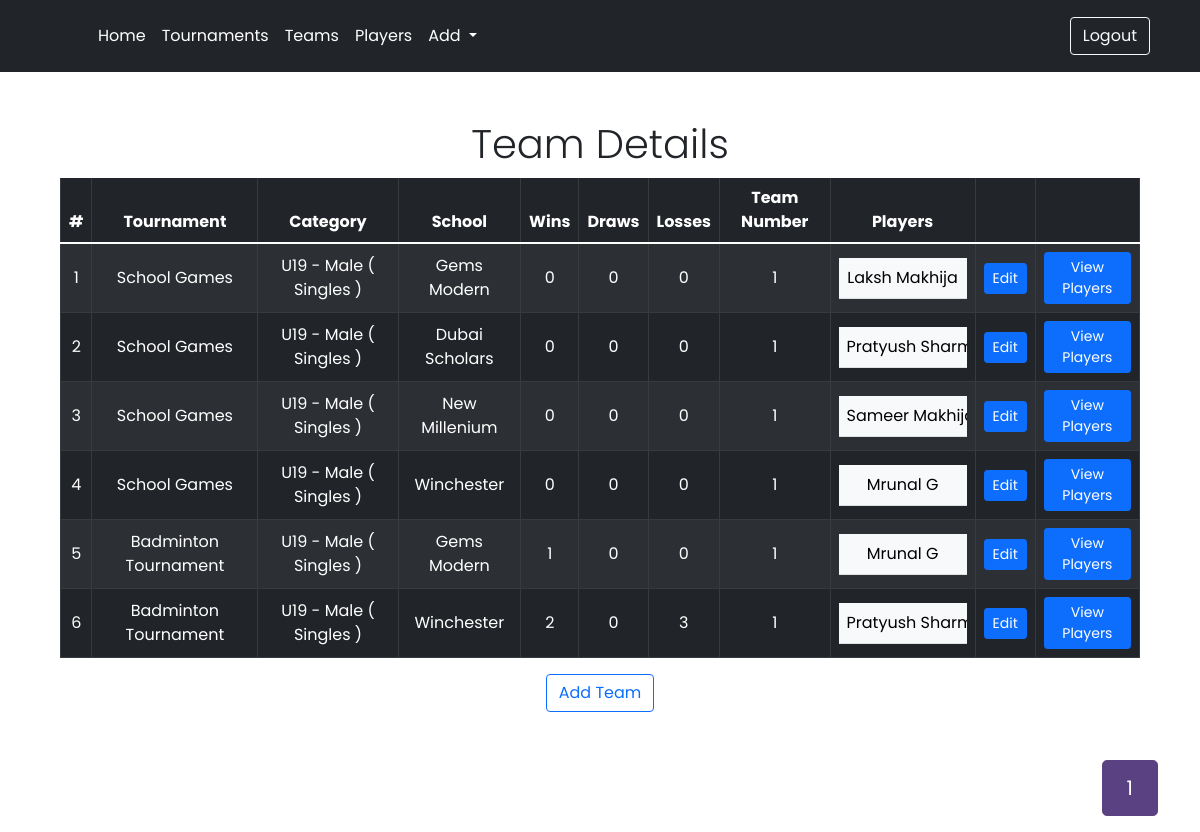
The page /team/details (signed in) on the database as committed earlier.
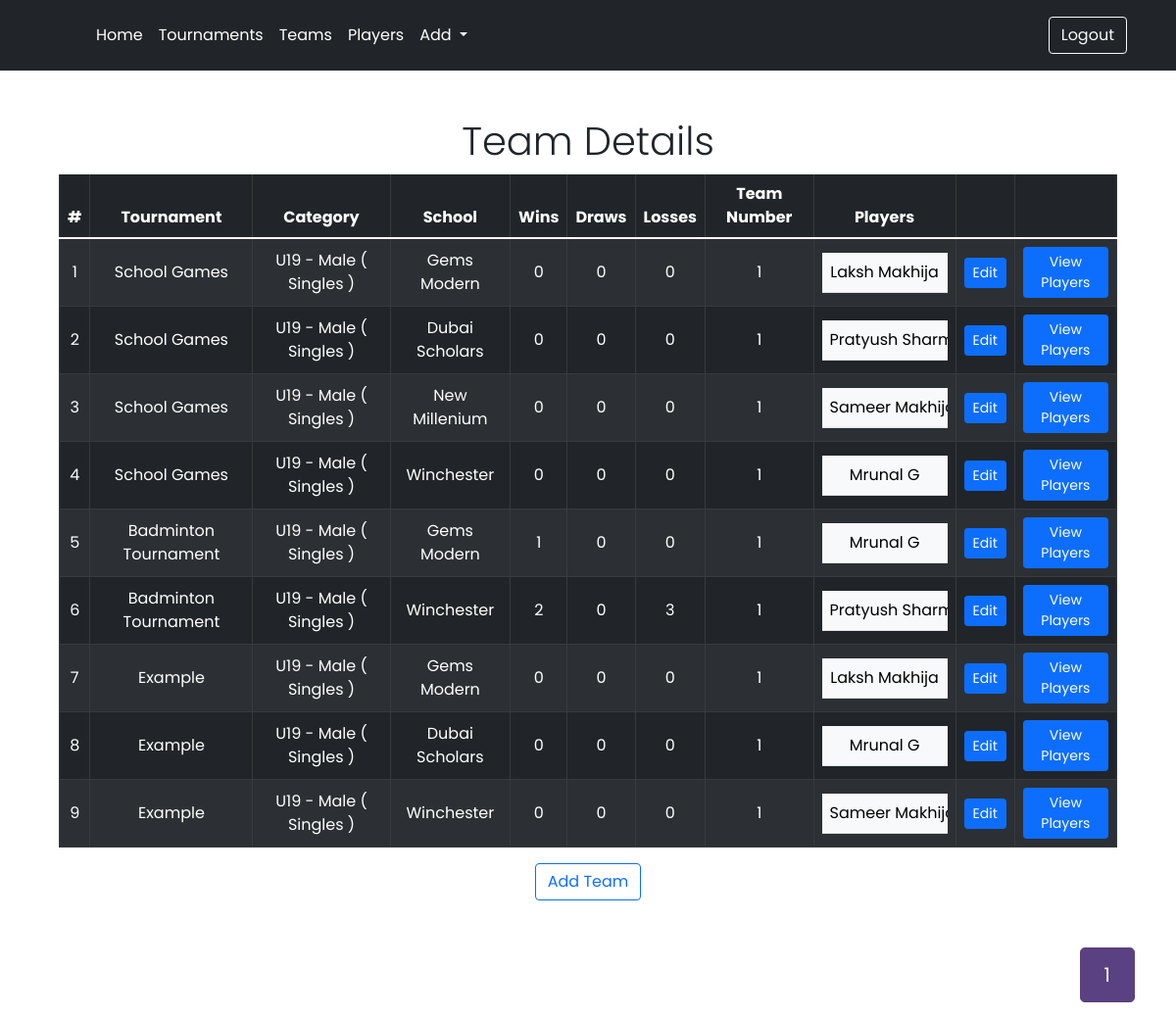
The same page on the database as committed later.
### TournamentTracker/models.py (models this page shows, shortened)
class Team(models.Model):
    tournament = models.ForeignKey(Tournament, on_delete=models.CASCADE, null=False, blank=False, default="", related_name="tournament_teams")
    category = models.ForeignKey(Category, on_delete=models.CASCADE, null=False, blank=False, default="")
    school = models.ForeignKey(School, on_delete=models.CASCADE, null=False, blank=False)
    wins = models.PositiveIntegerField(null=False, blank=False, default=0)
    draws = models.PositiveIntegerField(null=False, blank=False, default=0)
    losses = models.PositiveIntegerField(null=False, blank=False, default=0)
    players = models.ManyToManyField(Player, blank=False, related_name="team")
    team_num = models.PositiveSmallIntegerField(null=False, blank=False, default=1)

class Tournament(models.Model):
    STATUS = (('Not Started', 'Not Started'), ('Ongoing', 'Ongoing'), ('Ended', 'Ended'))
    name = models.CharField(max_length=255, null=False, blank=False, default="")
    sport = models.ForeignKey(Sport, on_delete=models.CASCADE, null=False, blank=False)
    winner = models.ForeignKey(School, on_delete=models.CASCADE, null=True, blank=True)
    start_date = models.DateField(null=False, blank=False)
    end_date = models.DateField(null=False, blank=False)
    categories = models.ManyToManyField(Category, related_name="category_tournaments", blank=False)
    event_types = models.ManyToManyField(EventType, related_name="event_tournaments", blank = False)
    schools = models.ManyToManyField(School, related_name="tournaments", blank = True)
    status = models.CharField(max_length=16, choices=STATUS, default='Not Started', null=True, blank=True)
    points_per_win = models.PositiveSmallIntegerField(default=1, null=True, blank=True)
    image = models.ImageField(null=True, blank=True, default="")
    def __str__(self):
        return self.name
    class Meta:
        	ordering = ('name',)

class Category(models.Model):
    gender_choices = (('Female', 'Female'), ('Male', 'Male'))
    age = models.PositiveIntegerField(default=0, null=False, blank=False)
    gender = models.CharField(max_length=6, default="", choices=gender_choices, null=False, blank=False)
    event = models.ForeignKey(EventType, on_delete=models.CASCADE, blank = True, null=True)
    def __str__(self):
        return "U" + str(self.age) + " - " + self.gender + " ( " + self.event.name + " )"

class EventType(models.Model):
    name = models.CharField(max_length=255, null=False, blank=False, default="")
    image = models.ImageField(null=True, blank=True, default="")
    class Meta:
        	ordering = ('name',)

class School(models.Model):
    name = models.CharField(max_length=255, null=False, blank=False, default="")
    logo = models.ImageField(null=True, blank=True, default="")
    points = models.PositiveIntegerField(null=False, blank=False, default=0)
    def __str__(self):
        return self.name
    class Meta:
        	ordering = ('name', 'points')

class Player(models.Model):
    first_name = models.CharField(max_length=100, null=False, blank=False, default="")
    last_name = models.CharField(max_length=100, null=False, blank=False, default="")
    def __str__(self):
        return self.first_name + " " + self.last_name

### TournamentTracker/views.py (the view)
# urls.py: path('team/details', login_required(views.TeamDetails.as_view()), name="details_team"),
class TeamDetails(generic.ListView):
    model = Team
    template_name = 'Tournament/details.html'
    paginate_by = 20
    extra_context = {
        'inner_template': "Tournament/details/teams.html",
        'title': 'Team',
        'add_url': 'add_team',
    }
    def get_context_data(self, **kwargs):
        context = super().get_context_data(**kwargs)
        if self.kwargs != {}:
            self.extra_context["add_url_parameter"] = self.kwargs['tournament_id']
        return context
    def get_queryset(self):
        print(self.kwargs)
        if self.kwargs != {}:
            return Team.objects.filter(tournament = self.kwargs['tournament_id'])
        return Team.objects.all()

### TournamentTracker/templates/Tournament/details.html (shortened to what this page needs)
{% extends "Tournament/layout.html" %} {% block body %}
<div
  class="container-fluid text-center my-5"
  style="padding: 0 5%"
>
  <h1 class="display-6">{{title}} Details</h1>
  <table class="table table-dark table-striped table-bordered">
    {% include inner_template %}
  </table>
  {% if add_url %}
    <a
      type="button"
      class="btn btn-outline-primary"
      {% if add_url_parameter %}
        href="{% url add_url add_url_parameter %}"
      {% else %}
        href="{% url add_url %}"
      {% endif %}
      >Add {{title}}</a
    >
  {% endif %}
</div>
<div class="container-sm">
  <nav aria-label="Page navigation example">
    <ul class="pagination pagination-lg justify-content-end">
      <li class="page-item active">
        <a class="page-link" href="?page={{ page_obj.number }}"
          >{{ page_obj.number }}</a
        >
      </li>
    </ul>
  </nav>
</div>
{% endblock %}

### TournamentTracker/templates/Tournament/layout.html (shortened to what this page needs)
{% load static %}
<!DOCTYPE html>
<html lang="en">
  <head>
    <link
      href="https://cdn.jsdelivr.net/npm/bootstrap@5.1.3/dist/css/bootstrap.min.css"
      rel="stylesheet"
    />
  </head>
  <body style="font-family: 'Poppins', sans-serif">
    <header class="p-3 bg-dark text-white">
      <div class="container">
        <div
          class="d-flex flex-wrap align-items-center justify-content-center justify-content-lg-start"
        >
          <a
            href="/"
            class="d-flex align-items-center mb-2 mb-lg-0 text-white text-decoration-none"
          >
            <svg
              class="bi me-2"
              width="40"
              height="32"
              role="img"
              aria-label="Bootstrap"
            >
              <use xlink:href="#bootstrap" />
            </svg>
          </a>
          {% if request.user.is_authenticated %}
          <ul
            class="nav col-12 col-lg-auto me-lg-auto mb-2 justify-content-center mb-md-0"
          >
            <li>
              <a href="{% url 'index' %}" class="nav-link px-2 text-white"
                >Home</a
              >
            </li>
            <li>
              <a
                href="{% url 'details_tournament' %}"
                class="nav-link px-2 text-white"
                >Tournaments</a
              >
            </li>
            <li>
              <a
                href="{% url 'details_team' %}"
                class="nav-link px-2 text-white"
                >Teams</a
              >
            </li>
            <li class="nav-item">
              <a
                href="{% url 'details_player' %}"
                class="nav-link px-2 text-white"
                >Players</a
              >
            </li>
            <li class="nav-item dropdown">
              <a
                class="nav-link px-2 text-white dropdown-toggle"
                href="#"
                id="createDropdown"
                role="button"
                data-bs-toggle="dropdown"
                aria-expanded="false"
              >
                Add
              </a>
            </li>
          </ul>
          <div class="text-end">
            <a
              type="button"
              class="btn btn-outline-light me-2"
              href="{% url 'logout' %}"
            >
              Logout
            </a>
          </div>
          {% endif %}
        </div>
      </div>
    </header>
    {% block body %}{% endblock %}
  </body>
</html>

### TournamentTracker/templates/Tournament/details/teams.html (shortened to what this page needs)
{% load list_tags %}
<thead>
  <tr>
    <th scope="col">#</th>
    <th>Tournament</th>
    <th>Category</th>
    <th>School</th>
    <th>Wins</th>
    <th>Draws</th>
    <th>Losses</th>
    <th>Team Number</th>
    <th>Players</th>
    <th></th>
    <th></th>
  </tr>
</thead>
<tbody class="align-middle">
  {% for object in object_list %}
  <tr>
    <td>{{forloop.counter}}</td>
    <td>{{object.tournament}}</td>
    <td>{{object.category}}</td>
    <td>{{object.school}}</td>
    <td>{{object.wins}}</td>
    <td>{{object.draws}}</td>
    <td>{{object.losses}}</td>
    <td>{{object.team_num}}</td>
    <td>
      <table class="table mb-0 table-light player-list-table">
        <tbody>
          {% for player in object.players.all %}
          <tr>
            <td class="player-list">{{player}}</td>
          </tr>
          {% endfor %}
        </tbody>
      </table>
    </td>
    <td>
      <a
        type="button"
        class="btn btn-primary btn-sm"
        href="{% url 'edit_team' object.id %}"
        >Edit</a
      >
    </td>
    <td>
      <a
        type="button"
        class="btn btn-primary btn-sm"
        href="{% url 'details_player' object.id %}"
        >View Players</a
      >
    </td>
  </tr>
  {% endfor %}
</tbody>

### TournamentTracker/templates/Tournament/details.html (style rules this page uses)
.pagination > li > a { background-color: white; color: #5a4181; }
.pagination > .active > a { color: white; background-color: #5a4181 !important; border: solid 1px #5a4181 !important; }

### TournamentTracker/templates/Tournament/details/teams.html (style rules this page uses)
.player-list { overflow-x: scroll; white-space: nowrap; max-width: 8rem; overflow-y: hidden; -ms-overflow-style: none; scrollbar-width: none; }
.player-list-table { cursor: pointer; }

Rows that differ between the two databases and show on the page:
added Team: tournament "Example", category "U19 - Male ( Singles )", school "Gems Modern", wins "0", draws "0", losses "0", team_num "1"
added Player: first_name+last_name "Laksh Makhija", shown under "Example"
added Team: tournament "Example", category "U19 - Male ( Singles )", school "Dubai Scholars", wins "0", draws "0", losses "0", team_num "1"
added Player: first_name+last_name "Mrunal G", shown under "Example"
added Team: tournament "Example", category "U19 - Male ( Singles )", school "Winchester", wins "0", draws "0", losses "0", team_num "1"
added Player: first_name+last_name "Sameer…", shown under "Example"
